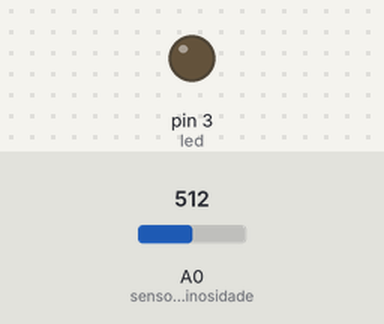
A sketch run on a simulated Arduino Uno, built with avr-gcc and run on an emulated ATmega328P. Parts: output pins drawn as LEDs (lit = HIGH). The test bench sets the inputs (shaded band); at power-on: A0 (sensorluminosidade) = 512.

Above: at 1.2 s.
1.3 s: A0 (sensorluminosidade) set to 485
At 1.6 s:
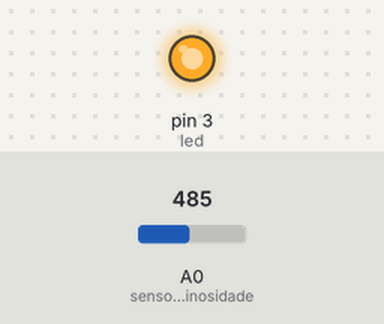
2.8 s: A0 (sensorluminosidade) set to 510
At 3.9 s:
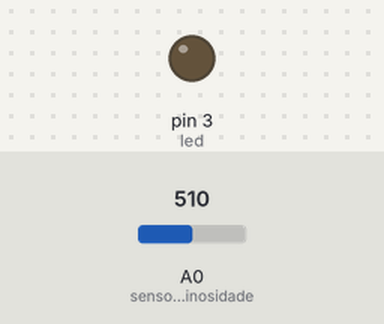
4.3 s: A0 (sensorluminosidade) set to 490
At 5.0 s:
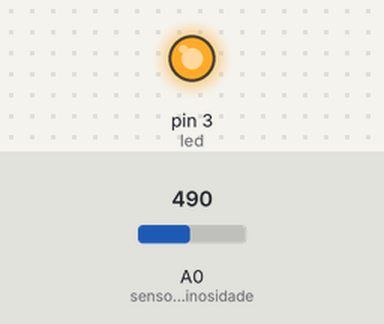
Timing chart, 0 to 7.3 s (numbered marks = the images above; inputs shaded):
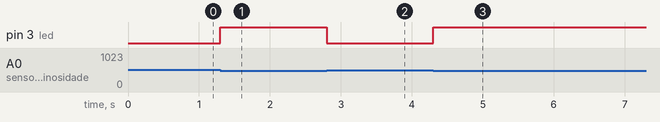

Measured:
- the behaviour switches between 500 and 499 on A0 (sensorluminosidade) (found by bisection; images 0 and 1)
- after the input at 1.3 s, pin 3 (led): LOW → HIGH at once
- after the input at 2.8 s, pin 3 (led): HIGH → LOW at once
- after the input at 4.3 s, pin 3 (led): LOW → HIGH at once

The sketch:

poste_inteligente1.ino
```cpp
//variaveis
int led =3;
int sensorluminosidade= A0;
// variavel para capturar a luminosidade
int luz =0;

void setup()
{
 pinMode(led,OUTPUT);//led e de saida
  // sensor e de entrada
  pinMode(sensorluminosidade,INPUT);
}


void loop()
{
  // capturar o que o sensor leu no ambiente
  // analogicgRead e usado para leitura analogica

 luz = analogRead(sensorluminosidade);
 /* as portas analogicas capturam dados que variam
 de 0 ate 1023*/

  // se estiver com pouca luz no ambiente
  if(luz<500){
    digitalWrite(led,HIGH); // ligar led
  }else{ // se tiver luz
    digitalWrite(led,LOW); // desligar led
 }

}  
```
